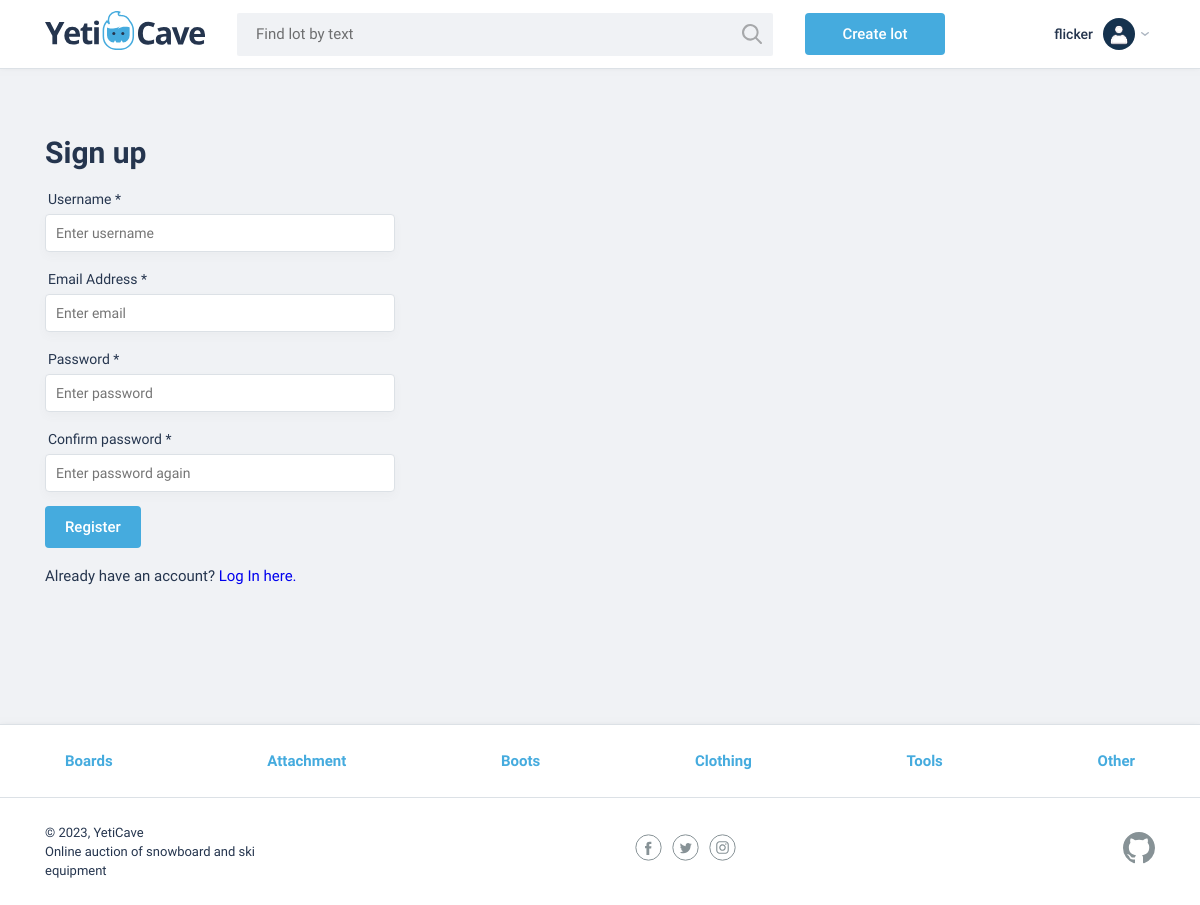
The app's page /register/ (signed in) with its own data.
### yeticave/users/models.py (models this page shows, shortened)
class User(AbstractUser):
    first_name = None
    last_name = None
    email = models.EmailField("Email Address", unique=True)
    USERNAME_FIELD = "email"
    REQUIRED_FIELDS = []
    objects: UserManager = UserManager()
    comments: "CommentManager"
    bids: "BidManager"
    following: "FollowManager"
    followers: "FollowManager"
    reactions: "CommentReactionManager"

### yeticave/categories/models.py (models this page shows, shortened)
class Category(models.Model):
    name = models.CharField(max_length=64, choices=CATEGORIES)
    objects: CategoryManager = CategoryManager()

### yeticave/users/views/register.py (the view, shortened to what this page needs)
# urls.py: path("register/", register, name="register"),
@require_http_methods(["GET", "POST"])
def register(request: HttpRequest) -> HttpResponse:
    TEMPLATE = "registration/register.html"
    form = UserCreationForm(request.POST or None)
    context = {
        "form": form,
    }
    return render(request, TEMPLATE, context)

### yeticave/users/forms.py (shortened to what this page needs)
class UserCreationForm(forms.ModelForm):
    confirm_password = forms.CharField(
        label="Confirm password",
        widget=forms.PasswordInput(attrs={"placeholder": "Enter password again"}),
    )
    class Meta:
        model = User
        fields = ["username", "email", "password"]
        widgets = {
            "username": forms.TextInput(attrs={"placeholder": "Enter username"}),
            "email": forms.EmailInput(attrs={"placeholder": "Enter email"}),
            "password": forms.PasswordInput(attrs={"placeholder": "Enter password"}),
        }

### yeticave/categories/context_processors.py (called while the page is built)
def categories(request):
    categories = Category.objects.all()
    return {"categories": categories}

### yeticave/categories/managers.py (called while the page is built)
    def get_queryset(self) -> CategoryQuerySet:
        return CategoryQuerySet(self.model, using=self._db)

### yeticave/core/context_processors.py (called while the page is built)
def custom_message_levels(request):
    return {
        "NOTIFICATION_LEVEL": settings.NOTIFICATION_LEVEL,
    }

### yeticave/users/managers.py (called while the page is built)
    def get_queryset(self) -> "UserQuerySet":
        return UserQuerySet(self.model, using=self._db)

### templates/registration/register.html (shortened to what this page needs)
{% extends "base.html" %}
{% block content %}
    <main class="register container">
        <form action="{% url 'users:register' %}"
              method="post"
              class="form form-login {% if form.errors %}form__item--invalid{% endif %}">
            <h1 class="register__heading">Sign up</h1>
            {% for field in form %}
                <div class="form__item">
                    <label for="{{ field.id_for_label }}">
                        {{ field.label }}
                        {% if field.field.required %}*{% endif %}
                    </label>
                    {{ field }}
                </div>
            {% endfor %}
            <button type="submit" class="button">Register</button>
            <p>
                Already have an account? <a href="{% url 'users:login' %}">Log In here.</a>
            </p>
        </form>
    </main>
{% endblock content %}

### templates/header.html (shortened to what this page needs)
{% load static %}
<header class="main-header">
    <div class="main-header__container container">
        <a href={% url 'lots:lot_list' %} class="main-header__logo">
            <img src="{% static 'img/logo.svg' %}"
                 width="160"
                 height="39"
                 alt="YetiCave Logo">
        </a>
        {% include "search_form.html" %}
        {% if user.is_authenticated %}
            <a class="main-header__add-lot button"
               href="{% url 'lots:create_lot' %}">Create lot</a>
            <div class="main-header__menu-wrapper">
                <button class="menu-toggler">
                    <span>{{ user.username }}</span>
                    <img src="{% static 'img/user.png' %}"
                         width="32"
                         height="32"
                         alt="User avatar">
                </button>
            </div>
        {% endif %}
    </div>
</header>

### templates/footer.html (shortened to what this page needs)
<footer class="main-footer">
    <nav class="nav">
        <ul class="nav__list container">
            {% for category in categories %}
                <li class="nav__item">
                    <a href="{% url "categories:category" category.id %}">
                        {{ category.name }}
                    </a>
                </li>
            {% endfor %}
        </ul>
    </nav>
    <div class="main-footer__bottom container">
        <div class="main-footer__copyright">
            <p>© 2023, YetiCave</p>
            <p>Online auction of snowboard and ski equipment</p>
        </div>
        <div class="main-footer__social">
            <a href="#" class="social-link">
                <svg width="27" height="27" class="social-link__item">
                    <use xlink:href="#facebook"></use>
                </svg>
            </a>
            <a href="#" class="social-link">
                <svg width="27" height="27" class="social-link__item">
                    <use xlink:href="#twitter"></use>
                </svg>
            </a>
            <a href="#" class="social-link">
                <svg width="27" height="27" class="social-link__item">
                    <use xlink:href="#instagram"></use>
                </svg>
            </a>
        </div>
        <div class="main-footer__developed-by">
            <a href="https://github.com/vFlicker" class="social-link">
                <svg width="32" height="32" class="social-link__item">
                    <use xlink:href="#github"></use>
                </svg>
            </a>
        </div>
    </div>
</footer>

### static/css/styles.css (style rules this page uses)
html { box-sizing: border-box; }
*, *:before, *:after { box-sizing: inherit; }
html, body { height: 100%; }
body { display: flex; flex-direction: column; min-width: 1140px; background-color: #f0f2f5; font-family: "Roboto", sans-serif; font-weight: 400; font-size: 15px; line-height: 26px; color: #25354e; }
main { flex: 1 0 auto; }
footer { flex-shrink: 0; }
a { text-decoration: none; }
button { padding: 0px; background: 0px 0px; border: none; text-decoration: none; cursor: pointer; display: inline-block; font: inherit; text-align: center; word-break: break-word; overflow-wrap: break-word; transition: color 0.3s ease 0s, background-color 0.3s ease 0s; outline: 0px; }
.container { width: 1140px; margin: 0 auto; padding: 0 15px; }
.button { display: block; padding: 8px 20px; background-color: #45abde; color: #fff; text-align: center; font-weight: 500; border: none; border-radius: 4px; transition: background-color .1s; }
.main-header { background-color: #fff; border-bottom: 1px solid #dce1e6; box-shadow: 0px -8px 10px rgba(0, 0, 0, 0.5); }
.main-header__container { display: flex; justify-content: flex-start; align-items: center; min-height: 68px; padding: 0 15px; }
.main-header__logo { display: block; margin-right: 30px; }
.main-header__add-lot { width: 100%; max-width: 140px; margin-right: 30px; }
.main-header__menu-wrapper { margin-left: auto; position: relative; }
.menu-toggler { display: flex; align-items: center; min-height: 68px; padding: 0 20px 0 20px; position: relative; background-color: transparent; border: none; cursor: pointer; }
.menu-toggler::after { content: ''; width: 12px; height: 8px; position: absolute; top: 50%; margin-top: -4px; right: 4px; background-image: url("../img/arrow.svg"); }
.menu-toggler span { margin-right: 10px; color: #25354e; font-size: 14px; font-weight: 500; line-height: 22px; }
.menu-toggler img { display: flex; width: 32px; height: 32px; margin: auto; border-radius: 50%; background-color: #fff; overflow: hidden; }
.main-footer { margin-top: 120px; background-color: #fff; border-top: 1px solid #dce1e6; box-shadow: 0px 8px 10px rgba(0, 0, 0, 0.5); }
.main-footer__bottom { display: flex; justify-content: space-between; align-items: center; padding: 25px 15px; }
.main-footer__copyright { max-width: 212px; }
.main-footer__copyright p { margin: 0; font-size: 13px; line-height: 19px; }
.main-footer__social { display: flex; gap: 10px; width: 110px; }
.social-link .social-link__item { stroke: #879296; fill: #879296; }
.main-footer .nav { background-color: #fff; border-bottom: 1px solid #dce1e6; }
.nav__list { display: flex; justify-content: space-between; flex-wrap: wrap; list-style: none; }
.nav__item a { position: relative; display: block; padding: 12px 0; font-weight: 700; color: #45abde; }
.nav__item a::before { content: ''; position: absolute; left: 50%; width: 0; height: 2px; background-color: #45abde; bottom: 0; -webkit-transition: all 0.3s ease 0s; -moz-transition: all 0.3s ease 0s; -ms-transition: all 0.3s ease 0s; -o-transition: all 0.3s ease 0s; transition: all 0.3s ease 0s; }
.main-footer .nav__item a { padding: 23px 20px; }
.form { padding-top: 51px; }
.form-register, .form-login { max-width: 350px; }
.form__item { width: 100%; margin: 0; margin-bottom: 14px; font-size: 14px; }
.form__item label { display: block; margin: 0 0 2px 3px; }
.form__item input, .form__item textarea { display: block; width: 100%; padding: 5px 10px; border: 1px solid #dce1e6; border-radius: 4px; box-shadow: 0px 4px 10px rgb(90 90 90 / 4%); }
.form .button { display: inline-block; vertical-align: middle; margin-right: 20px; }

### records on screen
User: username "flicker"
Category: name "Boards"
Category: name "Attachment"
Category: name "Boots"
Category: name "Clothing"
Category: name "Tools"
Category: name "Other"

### other values on screen
{{ field.label }} "Username" "Email Address" "Password" "Confirm password"
